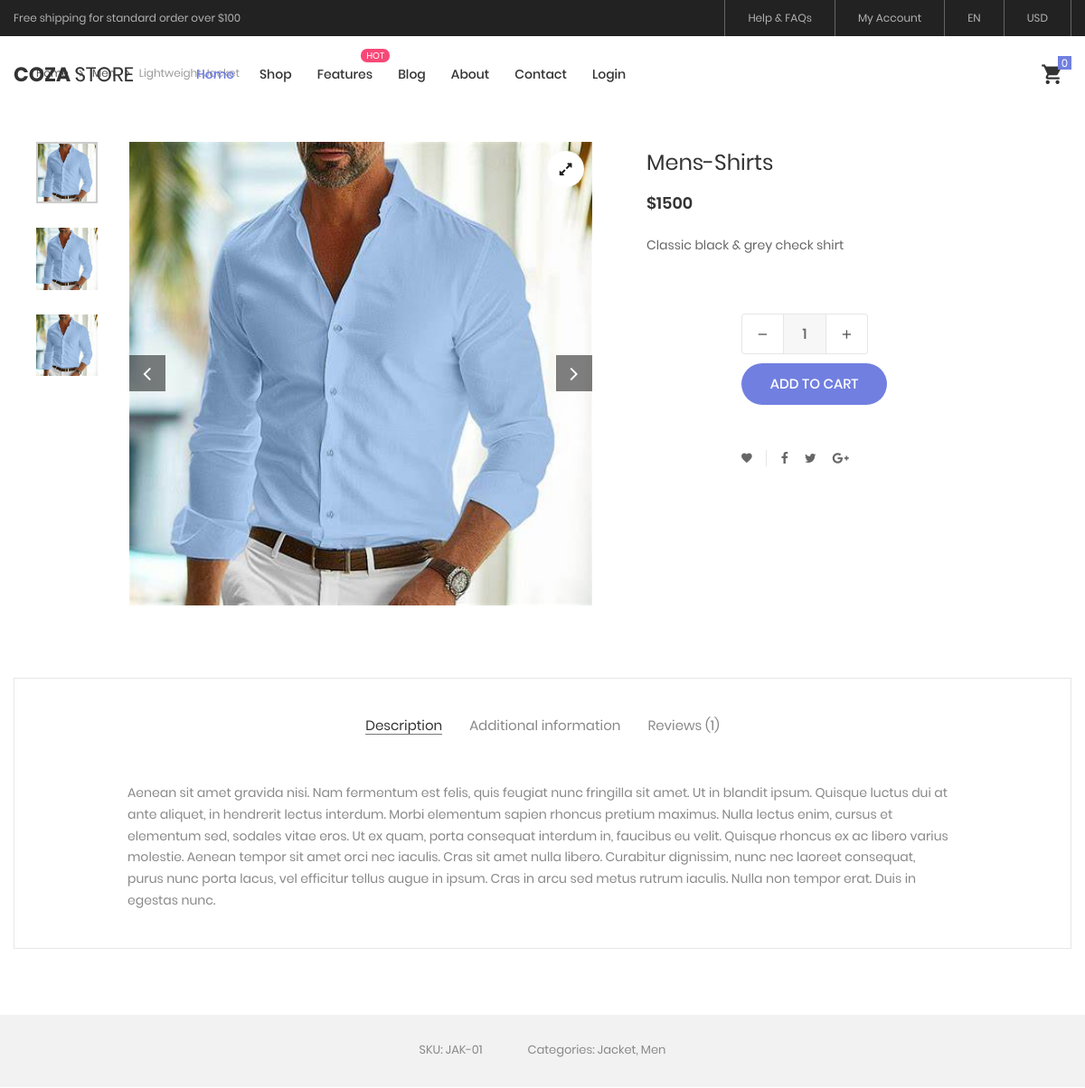
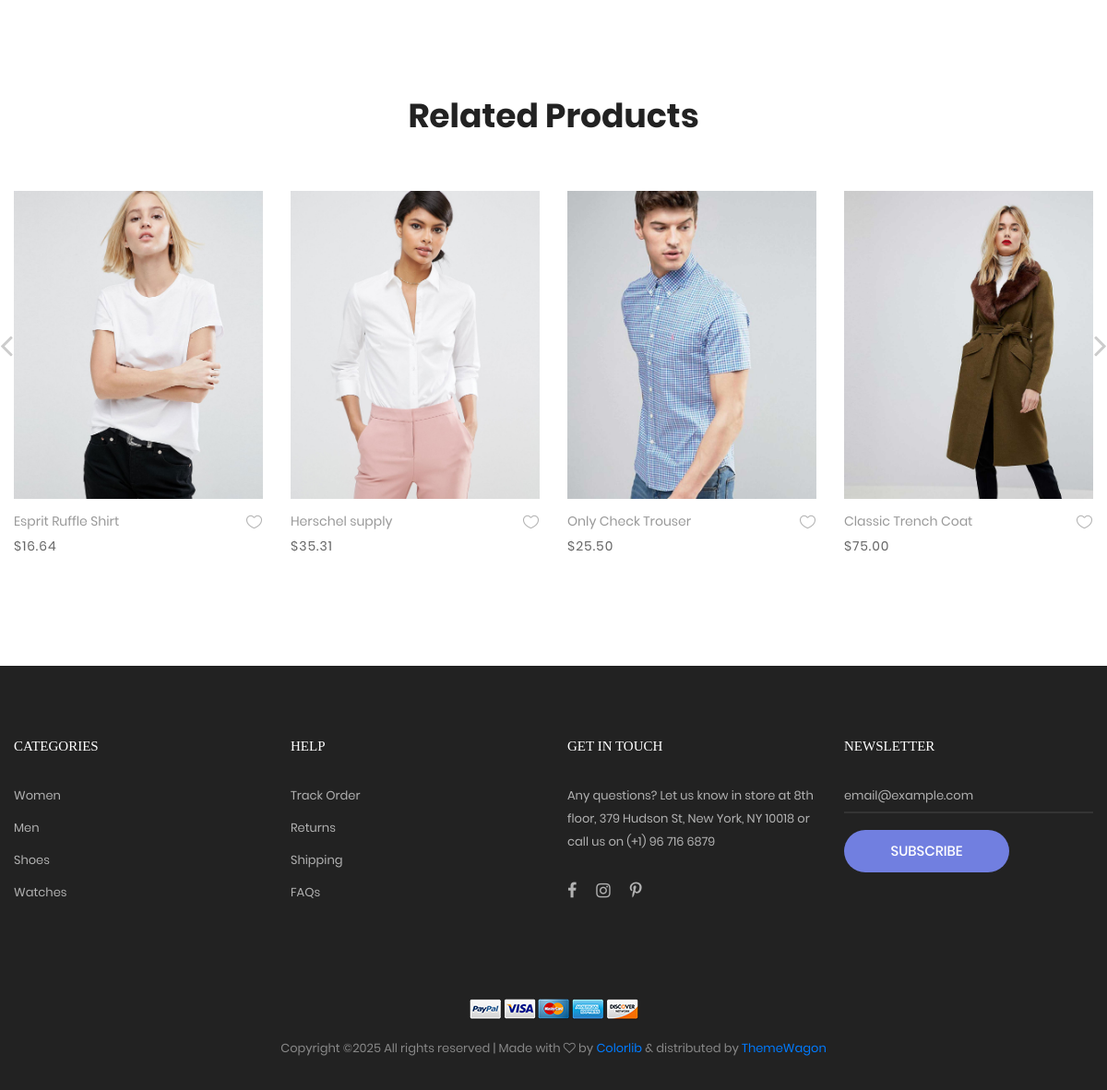
The page /product-detail.php?id=5 on the database its author committed (2 pictures, top to bottom).
### tables this page shows
CREATE TABLE `add_product` (
  `p_id` int(11) NOT NULL,
  `p_name` varchar(20) DEFAULT NULL,
  `p_description` varchar(50) DEFAULT NULL,
  `p_qty` int(11) DEFAULT NULL,
  `p_price` int(11) DEFAULT NULL,
  `cat_id` int(11) DEFAULT NULL,
  `p_image` text DEFAULT NULL
);

### product-detail.php (the view, shortened to what this page needs)
<?php
include "header.php";
?>
	<div class="container">
		<div class="bread-crumb flex-w p-l-25 p-r-15 p-t-30 p-lr-0-lg">
			<a href="index.html" class="stext-109 cl8 hov-cl1 trans-04">
			</a>
			<a href="product.html" class="stext-109 cl8 hov-cl1 trans-04">
			</a>
			<span class="stext-109 cl4">
				Lightweight Jacket
			</span>
		</div>
	</div>
	<?php
	if(isset($_GET['id'])){
		$fetctproduct = mysqli_query($con, "SELECT * FROM add_product WHERE p_id = '".$_GET['id']."'");
		$data = mysqli_fetch_assoc($fetctproduct);
		?>
		<form action="code.php" method="POST">
	<section class="sec-product-detail bg0 p-t-65 p-b-60">
		<div class="container">
			<div class="row">
				<div class="col-md-6 col-lg-7 p-b-30">
					<div class="p-l-25 p-r-30 p-lr-0-lg">
						<div class="wrap-slick3 flex-sb flex-w">
							<div class="wrap-slick3-dots"></div>
							<div class="slick3 gallery-lb">
								<div class="item-slick3" data-thumb="image/<?php echo $data['p_image'];?>">
									<div class="wrap-pic-w pos-relative">
										<img src="image/<?php echo $data['p_image'];?>" alt="IMG-PRODUCT">
										<a class="flex-c-m size-108 how-pos1 bor0 fs-16 cl10 bg0 hov-btn3 trans-04" href="images/product-detail-01.jpg">
											<i class="fa fa-expand"></i>
										</a>
									</div>
								</div>
							</div>
						</div>
					</div>
				</div>
				<div class="col-md-6 col-lg-5 p-b-30">
					<div class="p-r-50 p-t-5 p-lr-0-lg">
						<h4 class="mtext-105 cl2 js-name-detail p-b-14">
							<?php
							echo $data ['p_name'];
							?>
						</h4>
						<span class="mtext-106 cl2">
							<?php
							echo "$" .$data ['p_price'];
							?>
						</span>
						<p class="stext-102 cl3 p-t-23">
							<?php
							echo $data ['p_description'];
							?>
						</p>
						<div class="p-t-33">
							<div class="flex-w flex-r-m p-b-10">
							</div>
							<div class="flex-w flex-r-m p-b-10">
							</div>
							<div class="flex-w flex-r-m p-b-10">
								<div class="size-204 flex-w flex-m respon6-next">
									<div class="wrap-num-product flex-w m-r-20 m-tb-10">
										<div class="btn-num-product-down cl8 hov-btn3 trans-04 flex-c-m">
											<i class="fs-16 zmdi zmdi-minus"></i>
										</div>
										<input class="mtext-104 cl3 txt-center num-product" type="number" name="p_qty" value="1">
										<div class="btn-num-product-up cl8 hov-btn3 trans-04 flex-c-m">
											<i class="fs-16 zmdi zmdi-plus"></i>
										</div>
									</div>
									<?php
									if(isset($_SESSION['user_id'])){
									?>
									<button class="flex-c-m stext-101 cl0 size-101 bg1 bor1 hov-btn1 p-lr-15 trans-04 js-addcart-detail" name="add_to_cart">
										Add to cart
									</button>
									<?php
									}
									else{
										?>
										<a href="login.php" class="flex-c-m stext-101 cl0 size-101 bg1 bor1 hov-btn1 p-lr-15 trans-04 js-addcart-detail">
										Add to cart
									</a>
									<?php
									}
									?>
								</div>
							</div>
						</div>
						<div class="flex-w flex-m p-l-100 p-t-40 respon7">
							<div class="flex-m bor9 p-r-10 m-r-11">
								<a href="#" class="fs-14 cl3 hov-cl1 trans-04 lh-10 p-lr-5 p-tb-2 js-addwish-detail tooltip100" data-tooltip="Add to Wishlist">
									<i class="zmdi zmdi-favorite"></i>
								</a>
							</div>
							<a href="#" class="fs-14 cl3 hov-cl1 trans-04 lh-10 p-lr-5 p-tb-2 m-r-8 tooltip100" data-tooltip="Facebook">
								<i class="fa fa-facebook"></i>
							</a>
							<a href="#" class="fs-14 cl3 hov-cl1 trans-04 lh-10 p-lr-5 p-tb-2 m-r-8 tooltip100" data-tooltip="Twitter">
								<i class="fa fa-twitter"></i>
							</a>
							<a href="#" class="fs-14 cl3 hov-cl1 trans-04 lh-10 p-lr-5 p-tb-2 m-r-8 tooltip100" data-tooltip="Google Plus">
								<i class="fa fa-google-plus"></i>
							</a>
						</div>
					</div>
				</div>
			</div>
			<div class="bor10 m-t-50 p-t-43 p-b-40">
				<div class="tab01">
					<ul class="nav nav-tabs" role="tablist">
						<li class="nav-item p-b-10">
							<a class="nav-link active" data-toggle="tab" href="#description" role="tab">Description</a>
						</li>
						<li class="nav-item p-b-10">
							<a class="nav-link" data-toggle="tab" href="#information" role="tab">Additional information</a>
						</li>
						<li class="nav-item p-b-10">
							<a class="nav-link" data-toggle="tab" href="#reviews" role="tab">Reviews (1)</a>
						</li>
					</ul>
					<div class="tab-content p-t-43">
						<div class="tab-pane fade show active" id="description" role="tabpanel">
							<div class="how-pos2 p-lr-15-md">
								<p class="stext-102 cl6">
									Aenean sit amet gravida nisi. Nam fermentum est felis, quis feugiat nunc fringilla sit amet. Ut in blandit ipsum. Quisque luctus dui at ante aliquet, in hendrerit lectus interdum. Morbi elementum sapien rhoncus pretium maximus. Nulla lectus enim, cursus et elementum sed, sodales vitae eros. Ut ex quam, porta consequat interdum in, faucibus eu velit. Quisque rhoncus ex ac libero varius molestie. Aenean tempor sit amet orci nec iaculis. Cras sit amet nulla libero. Curabitur dignissim, nunc nec laoreet consequat, purus nunc porta lacus, vel efficitur tellus augue in ipsum. Cras in arcu sed metus rutrum iaculis. Nulla non tempor erat. Duis in egestas nunc.
								</p>
							</div>
						</div>
					</div>
				</div>
			</div>
		</div>
		<div class="bg6 flex-c-m flex-w size-302 m-t-73 p-tb-15">
			<span class="stext-107 cl6 p-lr-25">
				SKU: JAK-01
			</span>
			<span class="stext-107 cl6 p-lr-25">
				Categories: Jacket, Men
			</span>
		</div>
	</section>
	</form>
	<?php
	}
	?>
	<section class="sec-relate-product bg0 p-t-45 p-b-105">
		<div class="container">
			<div class="p-b-45">
				<h3 class="ltext-106 cl5 txt-center">
					Related Products
				</h3>
			</div>
			<div class="wrap-slick2">
				<div class="slick2">
					<div class="item-slick2 p-l-15 p-r-15 p-t-15 p-b-15">
						<div class="block2">
							<div class="block2-pic hov-img0">
								<img src="images/product-01.jpg" alt="IMG-PRODUCT">
							</div>
							<div class="block2-txt flex-w flex-t p-t-14">
								<div class="block2-txt-child1 flex-col-l ">
									<a href="product-detail.html" class="stext-104 cl4 hov-cl1 trans-04 js-name-b2 p-b-6">
										Esprit Ruffle Shirt
									</a>
									<span class="stext-105 cl3">
										$16.64
									</span>
								</div>
								<div class="block2-txt-child2 flex-r p-t-3">
									<a href="#" class="btn-addwish-b2 dis-block pos-relative js-addwish-b2">
										<img class="icon-heart1 dis-block trans-04" src="images/icons/icon-heart-01.png" alt="ICON">
									</a>
								</div>
							</div>
						</div>
					</div>
					<div class="item-slick2 p-l-15 p-r-15 p-t-15 p-b-15">
						<div class="block2">
							<div class="block2-pic hov-img0">
								<img src="images/product-02.jpg" alt="IMG-PRODUCT">
							</div>
							<div class="block2-txt flex-w flex-t p-t-14">
								<div class="block2-txt-child1 flex-col-l ">
									<a href="product-detail.html" class="stext-104 cl4 hov-cl1 trans-04 js-name-b2 p-b-6">
										Herschel supply
									</a>
									<span class="stext-105 cl3">
										$35.31
									</span>
								</div>
								<div class="block2-txt-child2 flex-r p-t-3">
									<a href="#" class="btn-addwish-b2 dis-block pos-relative js-addwish-b2">
										<img class="icon-heart1 dis-block trans-04" src="images/icons/icon-heart-01.png" alt="ICON">
									</a>
								</div>
							</div>
						</div>
					</div>
					<div class="item-slick2 p-l-15 p-r-15 p-t-15 p-b-15">
						<div class="block2">
							<div class="block2-pic hov-img0">
								<img src="images/product-03.jpg" alt="IMG-PRODUCT">
							</div>
							<div class="block2-txt flex-w flex-t p-t-14">
								<div class="block2-txt-child1 flex-col-l ">
									<a href="product-detail.html" class="stext-104 cl4 hov-cl1 trans-04 js-name-b2 p-b-6">
										Only Check Trouser
									</a>
									<span class="stext-105 cl3">
										$25.50
									</span>
								</div>
								<div class="block2-txt-child2 flex-r p-t-3">
									<a href="#" class="btn-addwish-b2 dis-block pos-relative js-addwish-b2">
										<img class="icon-heart1 dis-block trans-04" src="images/icons/icon-heart-01.png" alt="ICON">
									</a>
								</div>
							</div>
						</div>
					</div>
					<div class="item-slick2 p-l-15 p-r-15 p-t-15 p-b-15">
						<div class="block2">
							<div class="block2-pic hov-img0">
								<img src="images/product-04.jpg" alt="IMG-PRODUCT">
							</div>
							<div class="block2-txt flex-w flex-t p-t-14">
								<div class="block2-txt-child1 flex-col-l ">
									<a href="product-detail.html" class="stext-104 cl4 hov-cl1 trans-04 js-name-b2 p-b-6">
										Classic Trench Coat
									</a>
									<span class="stext-105 cl3">
										$75.00
									</span>
								</div>
								<div class="block2-txt-child2 flex-r p-t-3">
									<a href="#" class="btn-addwish-b2 dis-block pos-relative js-addwish-b2">
										<img class="icon-heart1 dis-block trans-04" src="images/icons/icon-heart-01.png" alt="ICON">
									</a>
								</div>
							</div>
						</div>
					</div>
				</div>
			</div>
		</div>
	</section>
<?php
include "footer.php";
?>

### css/main.css (style rules this page uses)
.container { max-width: 1380px; }
@media (max-width: 1600px) { .container { max-width: 1200px; } }
.slick-slide { outline: none !important; }
.wrap-slick2 { position: relative; margin-right: -15px; margin-left: -15px; }
.wrap-slick3 { position: relative; }
.wrap-slick3-dots { width: 11.111111%; }
.slick3 { width: 83.333333%; }
.tab01 .nav-tabs { display: -webkit-box; display: -webkit-flex; display: -moz-box; display: -ms-flexbox; display: flex; flex-wrap: wrap; justify-content: center; align-items: center; border: none; }
.tab01 .nav-tabs .nav-item { margin: 0px 15px; }
.tab01 .nav-link { font-family: Poppins-Regular; font-size: 15px; color: #888; line-height: 1.2; padding: 0; border-radius: 0px; border: none; border-bottom: 1px solid transparent; -webkit-transition: all 0.4s; -o-transition: all 0.4s; -moz-transition: all 0.4s; transition: all 0.4s; }
.tab01 .nav-link.active { color: #333; border-color: #797979; }
.wrap-num-product { width: 140px; height: 45px; border: 1px solid #e6e6e6; border-radius: 3px; overflow: hidden; }
.btn-num-product-up, .btn-num-product-down { width: 45px; height: 100%; cursor: pointer; }
.num-product { width: calc(100% - 90px); height: 100%; border-left: 1px solid #e6e6e6; border-right: 1px solid #e6e6e6; background-color: #f7f7f7; }
input.num-product { -moz-appearance: textfield; appearance: none; -webkit-appearance: none; }
.tooltip100 { position: relative; }
.tooltip100::after { content: attr(data-tooltip); font-family: Poppins-Regular; font-size: 12px; color: #888; line-height: 18px; white-space: nowrap; display: block; position: absolute; background: #fff; border: 1px solid #ccc; height: 20px; padding: 0px 8px; top: -35px; left: 50%; -webkit-transform: translateX(-50%); -moz-transform: translateX(-50%); -ms-transform: translateX(-50%); -o-transform: translateX(-50%); transform: translateX(-50%); box-shadow: 0 3px 6px 0px rgba(0,0,0,0.18); -moz-box-shadow: 0 3px 6px 0px rgba(0,0,0,0.18); -webkit-box-shadow: 0 3px 6px 0px rgba(0,0,0,0.18); -o-box-shadow: 0 3px 6px 0px rgba(0,0,0,0.18); -ms-box-shadow: 0 3px 6px 0px rgba(0,0,0,0.18); -webkit-transition: all 0.2s; -o-transition: all 0.2s; -moz-transition: all 0.2s; transition: all 0.2s; visibility: hidden; opacity: 0; }
.block2-pic { position: relative; }
.block2-txt-child1 { width: calc(100% - 30px); }
.block2-txt-child2 { width: 30px; }
.cl0 { color: #fff; }
.cl2 { color: #333; }
.cl3 { color: #666; }
.cl4 { color: #999; }
.cl5 { color: #222; }
.cl6 { color: #888; }
.cl8 { color: #555; }
.cl10 { color: #1d1d1d; }
.stext-101 { font-family: Poppins-Medium; font-size: 15px; line-height: 1.466667; text-transform: uppercase; }
.stext-102 { font-family: Poppins-Regular; font-size: 14px; line-height: 1.7; }
.stext-104 { font-family: Poppins-Regular; font-size: 14px; line-height: 1.466667; }
.stext-105 { font-family: Poppins-Regular; font-size: 14px; line-height: 1.466667; letter-spacing: 1px; }
.stext-107 { font-family: Poppins-Regular; font-size: 13px; line-height: 1.923; }
.stext-109 { font-family: Poppins-Regular; font-size: 12px; line-height: 1.833333; }
.mtext-104 { font-family: Poppins-Medium; font-size: 16px; line-height: 1.6; }
.mtext-105 { font-family: Poppins-Regular; font-size: 24px; line-height: 1.5; }
.mtext-106 { font-family: Poppins-SemiBold; font-size: 18px; line-height: 1.388888; }
.ltext-106 { font-family: Poppins-Bold; font-size: 36px; line-height: 1.2; }
.size-101 { min-width: 161px; height: 46px; }
.size-108 { width: 40px; height: 40px; }
.size-204 { width: calc(100% - 105px); }
.size-302 { min-height: 80px; }
.bg0 { background-color: #fff; }
.bg1 { background-color: #717fe0; }
.bg6 { background-color: #f2f2f2; }
.bor0 { border-radius: 50%; }
.bor1 { border-radius: 23px; }
.bor9 { border-right: 1px solid #e6e6e6; }
.bor10 { border: 1px solid #e6e6e6; }
.how-pos1 { position: absolute; top: 10px; right: 10px; }
.how-pos2 { padding-left: 10.7%; padding-right: 11%; }
.hov-img0 { display: block; overflow: hidden; }
.hov-img0 img { width: 100%; -webkit-transition: transform 0.9s ease; -o-transition: transform 0.9s ease; -moz-transition: transform 0.9s ease; transition: transform 0.9s ease; }

### rows shown on the page
add_product: p_image (picture), p_name "Mens-Shirts", p_price "1500", p_description "Classic black & grey check shirt"
